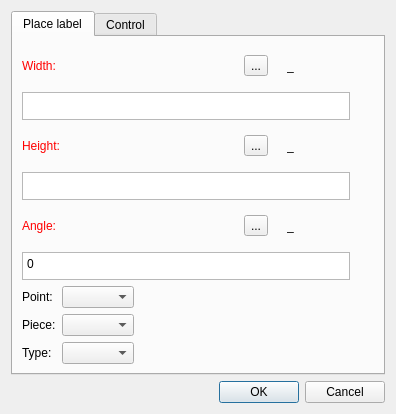
<?xml version="1.0" encoding="UTF-8"?>
<ui version="4.0">
 <class>DialogPlaceLabel</class>
 <widget class="QDialog" name="DialogPlaceLabel">
  <property name="geometry">
   <rect>
    <x>0</x>
    <y>0</y>
    <width>396</width>
    <height>414</height>
   </rect>
  </property>
  <property name="windowTitle">
   <string>Place label</string>
  </property>
  <property name="windowIcon">
   <iconset resource="../../../../vmisc/share/resources/icon.qrc">
    <normaloff>:/icon/64x64/icon64x64.png</normaloff>:/icon/64x64/icon64x64.png</iconset>
  </property>
  <layout class="QVBoxLayout" name="verticalLayout">
   <item>
    <widget class="QTabWidget" name="tabWidget">
     <property name="currentIndex">
      <number>0</number>
     </property>
     <widget class="QWidget" name="tabPlaceLabel">
      <attribute name="title">
       <string>Place label</string>
      </attribute>
      <layout class="QVBoxLayout" name="verticalLayout_2">
       <item>
        <layout class="QHBoxLayout" name="horizontalLayout">
         <item alignment="Qt::AlignLeft">
          <widget class="QLabel" name="labelEditFormulaWidth">
           <property name="sizePolicy">
            <sizepolicy hsizetype="Fixed" vsizetype="Preferred">
             <horstretch>0</horstretch>
             <verstretch>0</verstretch>
            </sizepolicy>
           </property>
           <property name="palette">
            <palette>
             <active>
              <colorrole role="WindowText">
               <brush brushstyle="SolidPattern">
                <color alpha="255">
                 <red>255</red>
                 <green>0</green>
                 <blue>0</blue>
                </color>
               </brush>
              </colorrole>
             </active>
             <inactive>
              <colorrole role="WindowText">
               <brush brushstyle="SolidPattern">
                <color alpha="255">
                 <red>255</red>
                 <green>0</green>
                 <blue>0</blue>
                </color>
               </brush>
              </colorrole>
             </inactive>
             <disabled>
              <colorrole role="WindowText">
               <brush brushstyle="SolidPattern">
                <color alpha="255">
                 <red>159</red>
                 <green>158</green>
                 <blue>158</blue>
                </color>
               </brush>
              </colorrole>
             </disabled>
            </palette>
           </property>
           <property name="text">
            <string>Width:</string>
           </property>
          </widget>
         </item>
         <item>
          <spacer name="horizontalSpacer">
           <property name="orientation">
            <enum>Qt::Horizontal</enum>
           </property>
           <property name="sizeHint" stdset="0">
            <size>
             <width>40</width>
             <height>20</height>
            </size>
           </property>
          </spacer>
         </item>
         <item alignment="Qt::AlignRight">
          <widget class="QToolButton" name="toolButtonExprWidth">
           <property name="toolTip">
            <string>Formula wizard</string>
           </property>
           <property name="text">
            <string notr="true">...</string>
           </property>
           <property name="icon">
            <iconset resource="../../../../vmisc/share/resources/icon.qrc">
             <normaloff>:/icon/24x24/fx.png</normaloff>:/icon/24x24/fx.png</iconset>
           </property>
           <property name="iconSize">
            <size>
             <width>24</width>
             <height>24</height>
            </size>
           </property>
          </widget>
         </item>
         <item alignment="Qt::AlignRight">
          <widget class="QLabel" name="label_4">
           <property name="text">
            <string/>
           </property>
           <property name="pixmap">
            <pixmap resource="../../../../vmisc/share/resources/icon.qrc">:/icon/24x24/equal.png</pixmap>
           </property>
          </widget>
         </item>
         <item alignment="Qt::AlignRight">
          <widget class="QLabel" name="labelResultCalculationWidth">
           <property name="sizePolicy">
            <sizepolicy hsizetype="Fixed" vsizetype="Preferred">
             <horstretch>0</horstretch>
             <verstretch>0</verstretch>
            </sizepolicy>
           </property>
           <property name="minimumSize">
            <size>
             <width>87</width>
             <height>0</height>
            </size>
           </property>
           <property name="toolTip">
            <string>Value</string>
           </property>
           <property name="whatsThis">
            <string notr="true"/>
           </property>
           <property name="text">
            <string notr="true">_</string>
           </property>
          </widget>
         </item>
        </layout>
       </item>
       <item>
        <layout class="QHBoxLayout" name="horizontalLayout_formula">
         <item>
          <widget class="VPlainTextEdit" name="plainTextEditFormulaWidth">
           <property name="sizePolicy">
            <sizepolicy hsizetype="Expanding" vsizetype="Preferred">
             <horstretch>0</horstretch>
             <verstretch>0</verstretch>
            </sizepolicy>
           </property>
           <property name="maximumSize">
            <size>
             <width>16777215</width>
             <height>28</height>
            </size>
           </property>
           <property name="toolTip">
            <string>Calculation</string>
           </property>
           <property name="tabChangesFocus">
            <bool>true</bool>
           </property>
          </widget>
         </item>
         <item>
          <widget class="QPushButton" name="pushButtonGrowWidth">
           <property name="maximumSize">
            <size>
             <width>18</width>
             <height>18</height>
            </size>
           </property>
           <property name="sizeIncrement">
            <size>
             <width>0</width>
             <height>0</height>
            </size>
           </property>
           <property name="toolTip">
            <string>&lt;html&gt;&lt;head/&gt;&lt;body&gt;&lt;p&gt;Show full calculation in message box&lt;/p&gt;&lt;/body&gt;&lt;/html&gt;</string>
           </property>
           <property name="text">
            <string notr="true"/>
           </property>
           <property name="icon">
            <iconset theme="go-down">
             <normaloff>.</normaloff>.</iconset>
           </property>
           <property name="iconSize">
            <size>
             <width>16</width>
             <height>16</height>
            </size>
           </property>
           <property name="flat">
            <bool>true</bool>
           </property>
          </widget>
         </item>
        </layout>
       </item>
       <item>
        <layout class="QHBoxLayout" name="horizontalLayout_2">
         <item alignment="Qt::AlignLeft">
          <widget class="QLabel" name="labelEditFormulaHeight">
           <property name="sizePolicy">
            <sizepolicy hsizetype="Fixed" vsizetype="Preferred">
             <horstretch>0</horstretch>
             <verstretch>0</verstretch>
            </sizepolicy>
           </property>
           <property name="palette">
            <palette>
             <active>
              <colorrole role="WindowText">
               <brush brushstyle="SolidPattern">
                <color alpha="255">
                 <red>255</red>
                 <green>0</green>
                 <blue>0</blue>
                </color>
               </brush>
              </colorrole>
             </active>
             <inactive>
              <colorrole role="WindowText">
               <brush brushstyle="SolidPattern">
                <color alpha="255">
                 <red>255</red>
                 <green>0</green>
                 <blue>0</blue>
                </color>
               </brush>
              </colorrole>
             </inactive>
             <disabled>
              <colorrole role="WindowText">
               <brush brushstyle="SolidPattern">
                <color alpha="255">
                 <red>159</red>
                 <green>158</green>
                 <blue>158</blue>
                </color>
               </brush>
              </colorrole>
             </disabled>
            </palette>
           </property>
           <property name="text">
            <string>Height:</string>
           </property>
          </widget>
         </item>
         <item>
          <spacer name="horizontalSpacer_2">
           <property name="orientation">
            <enum>Qt::Horizontal</enum>
           </property>
           <property name="sizeHint" stdset="0">
            <size>
             <width>40</width>
             <height>20</height>
            </size>
           </property>
          </spacer>
         </item>
         <item alignment="Qt::AlignRight">
          <widget class="QToolButton" name="toolButtonExprHeight">
           <property name="toolTip">
            <string>Formula wizard</string>
           </property>
           <property name="text">
            <string notr="true">...</string>
           </property>
           <property name="icon">
            <iconset resource="../../../../vmisc/share/resources/icon.qrc">
             <normaloff>:/icon/24x24/fx.png</normaloff>:/icon/24x24/fx.png</iconset>
           </property>
           <property name="iconSize">
            <size>
             <width>24</width>
             <height>24</height>
            </size>
           </property>
          </widget>
         </item>
         <item alignment="Qt::AlignRight">
          <widget class="QLabel" name="label_5">
           <property name="text">
            <string/>
           </property>
           <property name="pixmap">
            <pixmap resource="../../../../vmisc/share/resources/icon.qrc">:/icon/24x24/equal.png</pixmap>
           </property>
          </widget>
         </item>
         <item alignment="Qt::AlignRight">
          <widget class="QLabel" name="labelResultCalculationHeight">
           <property name="sizePolicy">
            <sizepolicy hsizetype="Fixed" vsizetype="Preferred">
             <horstretch>0</horstretch>
             <verstretch>0</verstretch>
            </sizepolicy>
           </property>
           <property name="minimumSize">
            <size>
             <width>87</width>
             <height>0</height>
            </size>
           </property>
           <property name="toolTip">
            <string>Value</string>
           </property>
           <property name="whatsThis">
            <string notr="true"/>
           </property>
           <property name="text">
            <string notr="true">_</string>
           </property>
          </widget>
         </item>
        </layout>
       </item>
       <item>
        <layout class="QHBoxLayout" name="horizontalLayout_formula_2">
         <item>
          <widget class="VPlainTextEdit" name="plainTextEditFormulaHeight">
           <property name="sizePolicy">
            <sizepolicy hsizetype="Expanding" vsizetype="Preferred">
             <horstretch>0</horstretch>
             <verstretch>0</verstretch>
            </sizepolicy>
           </property>
           <property name="maximumSize">
            <size>
             <width>16777215</width>
             <height>28</height>
            </size>
           </property>
           <property name="toolTip">
            <string>Calculation</string>
           </property>
           <property name="tabChangesFocus">
            <bool>true</bool>
           </property>
          </widget>
         </item>
         <item>
          <widget class="QPushButton" name="pushButtonGrowHeight">
           <property name="maximumSize">
            <size>
             <width>18</width>
             <height>18</height>
            </size>
           </property>
           <property name="sizeIncrement">
            <size>
             <width>0</width>
             <height>0</height>
            </size>
           </property>
           <property name="toolTip">
            <string>&lt;html&gt;&lt;head/&gt;&lt;body&gt;&lt;p&gt;Show full calculation in message box&lt;/p&gt;&lt;/body&gt;&lt;/html&gt;</string>
           </property>
           <property name="text">
            <string notr="true"/>
           </property>
           <property name="icon">
            <iconset theme="go-down">
             <normaloff>.</normaloff>.</iconset>
           </property>
           <property name="iconSize">
            <size>
             <width>16</width>
             <height>16</height>
            </size>
           </property>
           <property name="flat">
            <bool>true</bool>
           </property>
          </widget>
         </item>
        </layout>
       </item>
       <item>
        <layout class="QHBoxLayout" name="horizontalLayout_3">
         <item alignment="Qt::AlignLeft">
          <widget class="QLabel" name="labelEditFormulaAngle">
           <property name="sizePolicy">
            <sizepolicy hsizetype="Fixed" vsizetype="Preferred">
             <horstretch>0</horstretch>
             <verstretch>0</verstretch>
            </sizepolicy>
           </property>
           <property name="palette">
            <palette>
             <active>
              <colorrole role="WindowText">
               <brush brushstyle="SolidPattern">
                <color alpha="255">
                 <red>255</red>
                 <green>0</green>
                 <blue>0</blue>
                </color>
               </brush>
              </colorrole>
             </active>
             <inactive>
              <colorrole role="WindowText">
               <brush brushstyle="SolidPattern">
                <color alpha="255">
                 <red>255</red>
                 <green>0</green>
                 <blue>0</blue>
                </color>
               </brush>
              </colorrole>
             </inactive>
             <disabled>
              <colorrole role="WindowText">
               <brush brushstyle="SolidPattern">
                <color alpha="255">
                 <red>159</red>
                 <green>158</green>
                 <blue>158</blue>
                </color>
               </brush>
              </colorrole>
             </disabled>
            </palette>
           </property>
           <property name="text">
            <string>Angle:</string>
           </property>
          </widget>
         </item>
         <item>
          <spacer name="horizontalSpacer_3">
           <property name="orientation">
            <enum>Qt::Horizontal</enum>
           </property>
           <property name="sizeHint" stdset="0">
            <size>
             <width>40</width>
             <height>20</height>
            </size>
           </property>
          </spacer>
         </item>
         <item alignment="Qt::AlignRight">
          <widget class="QToolButton" name="toolButtonExprAngle">
           <property name="toolTip">
            <string>Formula wizard</string>
           </property>
           <property name="text">
            <string notr="true">...</string>
           </property>
           <property name="icon">
            <iconset resource="../../../../vmisc/share/resources/icon.qrc">
             <normaloff>:/icon/24x24/fx.png</normaloff>:/icon/24x24/fx.png</iconset>
           </property>
           <property name="iconSize">
            <size>
             <width>24</width>
             <height>24</height>
            </size>
           </property>
          </widget>
         </item>
         <item alignment="Qt::AlignRight">
          <widget class="QLabel" name="label_6">
           <property name="text">
            <string/>
           </property>
           <property name="pixmap">
            <pixmap resource="../../../../vmisc/share/resources/icon.qrc">:/icon/24x24/equal.png</pixmap>
           </property>
          </widget>
         </item>
         <item alignment="Qt::AlignRight">
          <widget class="QLabel" name="labelResultCalculationAngle">
           <property name="sizePolicy">
            <sizepolicy hsizetype="Fixed" vsizetype="Preferred">
             <horstretch>0</horstretch>
             <verstretch>0</verstretch>
            </sizepolicy>
           </property>
           <property name="minimumSize">
            <size>
             <width>87</width>
             <height>0</height>
            </size>
           </property>
           <property name="toolTip">
            <string>Value</string>
           </property>
           <property name="whatsThis">
            <string notr="true"/>
           </property>
           <property name="text">
            <string notr="true">_</string>
           </property>
          </widget>
         </item>
        </layout>
       </item>
       <item>
        <layout class="QHBoxLayout" name="horizontalLayout_formula_3">
         <item>
          <widget class="VPlainTextEdit" name="plainTextEditFormulaAngle">
           <property name="sizePolicy">
            <sizepolicy hsizetype="Expanding" vsizetype="Preferred">
             <horstretch>0</horstretch>
             <verstretch>0</verstretch>
            </sizepolicy>
           </property>
           <property name="maximumSize">
            <size>
             <width>16777215</width>
             <height>28</height>
            </size>
           </property>
           <property name="toolTip">
            <string>Calculation</string>
           </property>
           <property name="tabChangesFocus">
            <bool>true</bool>
           </property>
           <property name="plainText">
            <string>0</string>
           </property>
          </widget>
         </item>
         <item>
          <widget class="QPushButton" name="pushButtonGrowAngle">
           <property name="maximumSize">
            <size>
             <width>18</width>
             <height>18</height>
            </size>
           </property>
           <property name="sizeIncrement">
            <size>
             <width>0</width>
             <height>0</height>
            </size>
           </property>
           <property name="toolTip">
            <string>&lt;html&gt;&lt;head/&gt;&lt;body&gt;&lt;p&gt;Show full calculation in message box&lt;/p&gt;&lt;/body&gt;&lt;/html&gt;</string>
           </property>
           <property name="text">
            <string notr="true"/>
           </property>
           <property name="icon">
            <iconset theme="go-down">
             <normaloff>.</normaloff>.</iconset>
           </property>
           <property name="iconSize">
            <size>
             <width>16</width>
             <height>16</height>
            </size>
           </property>
           <property name="flat">
            <bool>true</bool>
           </property>
          </widget>
         </item>
        </layout>
       </item>
       <item>
        <layout class="QFormLayout" name="formLayout">
         <property name="fieldGrowthPolicy">
          <enum>QFormLayout::ExpandingFieldsGrow</enum>
         </property>
         <item row="0" column="0">
          <widget class="QLabel" name="labelPoint">
           <property name="text">
            <string>Point:</string>
           </property>
          </widget>
         </item>
         <item row="0" column="1">
          <widget class="QComboBox" name="comboBoxPoint"/>
         </item>
         <item row="1" column="0">
          <widget class="QLabel" name="labelPiece">
           <property name="text">
            <string>Piece:</string>
           </property>
          </widget>
         </item>
         <item row="1" column="1">
          <widget class="QComboBox" name="comboBoxPiece"/>
         </item>
         <item row="2" column="0">
          <widget class="QLabel" name="label">
           <property name="text">
            <string>Type:</string>
           </property>
          </widget>
         </item>
         <item row="2" column="1">
          <widget class="QComboBox" name="comboBoxLabelType"/>
         </item>
        </layout>
       </item>
      </layout>
     </widget>
     <widget class="QWidget" name="tabControl">
      <attribute name="title">
       <string>Control</string>
      </attribute>
      <layout class="QVBoxLayout" name="verticalLayout_3">
       <item>
        <layout class="QHBoxLayout" name="horizontalLayout_15">
         <item alignment="Qt::AlignLeft">
          <widget class="QLabel" name="labelEditVisible">
           <property name="sizePolicy">
            <sizepolicy hsizetype="Fixed" vsizetype="Preferred">
             <horstretch>0</horstretch>
             <verstretch>0</verstretch>
            </sizepolicy>
           </property>
           <property name="palette">
            <palette>
             <active>
              <colorrole role="WindowText">
               <brush brushstyle="SolidPattern">
                <color alpha="255">
                 <red>255</red>
                 <green>0</green>
                 <blue>0</blue>
                </color>
               </brush>
              </colorrole>
             </active>
             <inactive>
              <colorrole role="WindowText">
               <brush brushstyle="SolidPattern">
                <color alpha="255">
                 <red>255</red>
                 <green>0</green>
                 <blue>0</blue>
                </color>
               </brush>
              </colorrole>
             </inactive>
             <disabled>
              <colorrole role="WindowText">
               <brush brushstyle="SolidPattern">
                <color alpha="255">
                 <red>159</red>
                 <green>158</green>
                 <blue>158</blue>
                </color>
               </brush>
              </colorrole>
             </disabled>
            </palette>
           </property>
           <property name="text">
            <string>Visible</string>
           </property>
          </widget>
         </item>
         <item>
          <spacer name="horizontalSpacer_11">
           <property name="orientation">
            <enum>Qt::Horizontal</enum>
           </property>
           <property name="sizeHint" stdset="0">
            <size>
             <width>40</width>
             <height>20</height>
            </size>
           </property>
          </spacer>
         </item>
         <item alignment="Qt::AlignRight">
          <widget class="QToolButton" name="toolButtonExprVisible">
           <property name="enabled">
            <bool>true</bool>
           </property>
           <property name="toolTip">
            <string>Formula wizard</string>
           </property>
           <property name="text">
            <string notr="true">...</string>
           </property>
           <property name="icon">
            <iconset resource="../../../../vmisc/share/resources/icon.qrc">
             <normaloff>:/icon/24x24/fx.png</normaloff>:/icon/24x24/fx.png</iconset>
           </property>
           <property name="iconSize">
            <size>
             <width>24</width>
             <height>24</height>
            </size>
           </property>
          </widget>
         </item>
         <item alignment="Qt::AlignRight">
          <widget class="QLabel" name="label_8">
           <property name="text">
            <string/>
           </property>
           <property name="pixmap">
            <pixmap resource="../../../../vmisc/share/resources/icon.qrc">:/icon/24x24/equal.png</pixmap>
           </property>
          </widget>
         </item>
         <item alignment="Qt::AlignRight">
          <widget class="QLabel" name="labelResultVisible">
           <property name="sizePolicy">
            <sizepolicy hsizetype="Fixed" vsizetype="Preferred">
             <horstretch>0</horstretch>
             <verstretch>0</verstretch>
            </sizepolicy>
           </property>
           <property name="minimumSize">
            <size>
             <width>87</width>
             <height>0</height>
            </size>
           </property>
           <property name="toolTip">
            <string>Value</string>
           </property>
           <property name="text">
            <string notr="true">_</string>
           </property>
          </widget>
         </item>
        </layout>
       </item>
       <item>
        <layout class="QHBoxLayout" name="horizontalLayout_14">
         <item>
          <widget class="VPlainTextEdit" name="plainTextEditFormulaVisible">
           <property name="sizePolicy">
            <sizepolicy hsizetype="Expanding" vsizetype="Preferred">
             <horstretch>0</horstretch>
             <verstretch>0</verstretch>
            </sizepolicy>
           </property>
           <property name="maximumSize">
            <size>
             <width>16777215</width>
             <height>28</height>
            </size>
           </property>
           <property name="toolTip">
            <string>Create a formula that regulates visibility. Values different from &quot;0&quot; make a path visible.</string>
           </property>
           <property name="tabChangesFocus">
            <bool>true</bool>
           </property>
           <property name="plainText">
            <string>1</string>
           </property>
          </widget>
         </item>
         <item>
          <widget class="QPushButton" name="pushButtonGrowVisible">
           <property name="enabled">
            <bool>true</bool>
           </property>
           <property name="maximumSize">
            <size>
             <width>18</width>
             <height>18</height>
            </size>
           </property>
           <property name="sizeIncrement">
            <size>
             <width>0</width>
             <height>0</height>
            </size>
           </property>
           <property name="toolTip">
            <string>&lt;html&gt;&lt;head/&gt;&lt;body&gt;&lt;p&gt;Show full calculation in message box&lt;/p&gt;&lt;/body&gt;&lt;/html&gt;</string>
           </property>
           <property name="text">
            <string notr="true"/>
           </property>
           <property name="icon">
            <iconset theme="go-down">
             <normaloff>.</normaloff>.</iconset>
           </property>
           <property name="iconSize">
            <size>
             <width>16</width>
             <height>16</height>
            </size>
           </property>
           <property name="flat">
            <bool>true</bool>
           </property>
          </widget>
         </item>
        </layout>
       </item>
       <item>
        <spacer name="verticalSpacer_5">
         <property name="orientation">
          <enum>Qt::Vertical</enum>
         </property>
         <property name="sizeHint" stdset="0">
          <size>
           <width>20</width>
           <height>40</height>
          </size>
         </property>
        </spacer>
       </item>
      </layout>
     </widget>
    </widget>
   </item>
   <item>
    <widget class="QDialogButtonBox" name="buttonBox">
     <property name="orientation">
      <enum>Qt::Horizontal</enum>
     </property>
     <property name="standardButtons">
      <set>QDialogButtonBox::Cancel|QDialogButtonBox::Ok</set>
     </property>
    </widget>
   </item>
  </layout>
 </widget>
 <customwidgets>
  <customwidget>
   <class>VPlainTextEdit</class>
   <extends>QPlainTextEdit</extends>
   <header location="global">vplaintextedit.h</header>
  </customwidget>
 </customwidgets>
 <resources>
  <include location="../../../../vmisc/share/resources/icon.qrc"/>
 </resources>
 <connections>
  <connection>
   <sender>buttonBox</sender>
   <signal>accepted()</signal>
   <receiver>DialogPlaceLabel</receiver>
   <slot>accept()</slot>
   <hints>
    <hint type="sourcelabel">
     <x>248</x>
     <y>254</y>
    </hint>
    <hint type="destinationlabel">
     <x>157</x>
     <y>274</y>
    </hint>
   </hints>
  </connection>
  <connection>
   <sender>buttonBox</sender>
   <signal>rejected()</signal>
   <receiver>DialogPlaceLabel</receiver>
   <slot>reject()</slot>
   <hints>
    <hint type="sourcelabel">
     <x>316</x>
     <y>260</y>
    </hint>
    <hint type="destinationlabel">
     <x>286</x>
     <y>274</y>
    </hint>
   </hints>
  </connection>
 </connections>
</ui>
